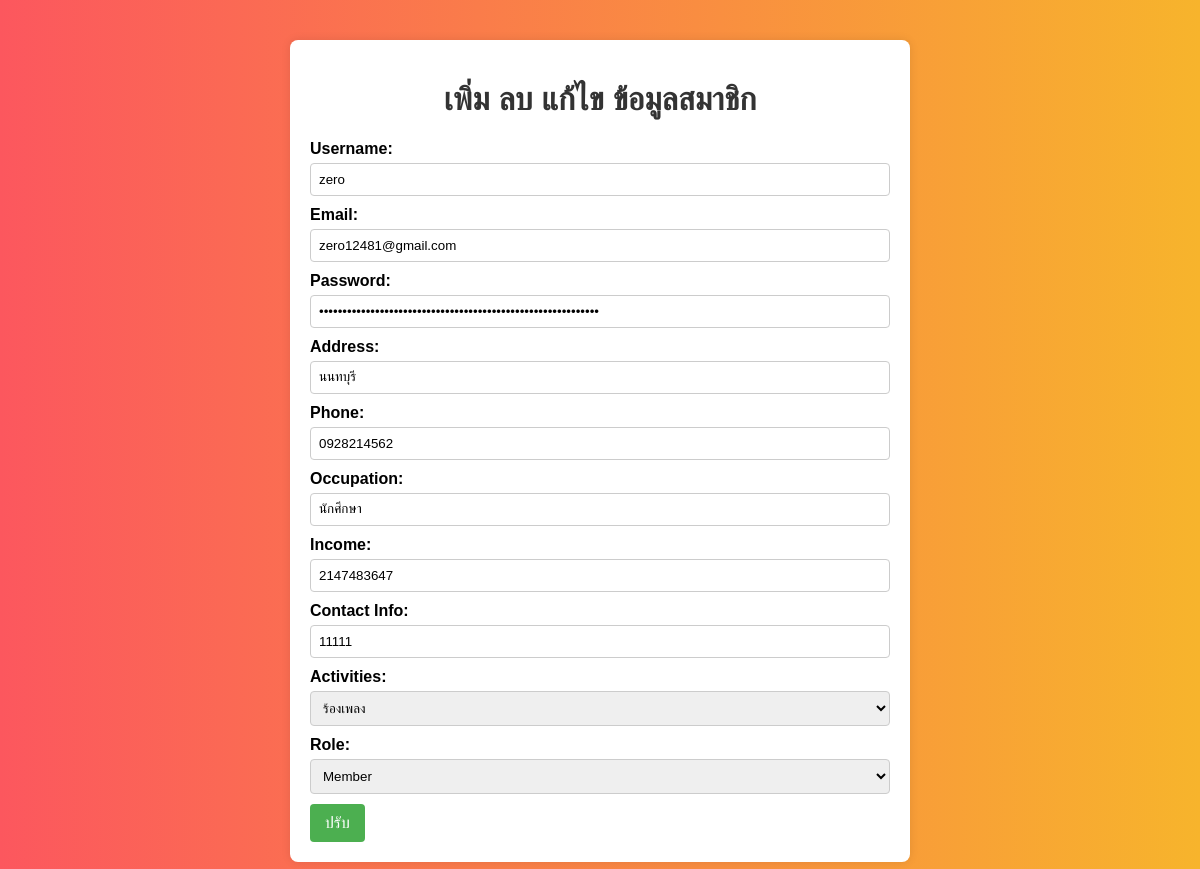
Screenshot of /edit_member.php?id=2 (signed in) with the database file from the repository.
### tables this page shows
CREATE TABLE `account` (
  `id` int(11) NOT NULL,
  `email` varchar(50) DEFAULT NULL,
  `username` varchar(255) NOT NULL,
  `password` varchar(255) NOT NULL,
  `address` text NOT NULL,
  `phone` varchar(15) NOT NULL,
  `occupation` varchar(100) NOT NULL,
  `income` int(11) NOT NULL,
  `contact_info` text DEFAULT NULL,
  `activities` text DEFAULT NULL,
  `profile_image` varchar(255) DEFAULT NULL,
  `role` varchar(20) DEFAULT NULL,
  `name` varchar(255) DEFAULT NULL,
  `created_at` timestamp NOT NULL DEFAULT current_timestamp(),
  `updated_at` timestamp NOT NULL DEFAULT current_timestamp() ON UPDATE current_timestamp()
);

### edit_member.php (the view, shortened to what this page needs)
<?php
include 'connect.php';
if (isset($_GET['id'])) {
    $id = $_GET['id'];
    $sql = "SELECT * FROM account WHERE id = ?";
    $stmt = $conn->prepare($sql);
    $stmt->bind_param("i", $id);
    $stmt->execute();
    $result = $stmt->get_result();
    if ($result->num_rows > 0) {
        $member = $result->fetch_assoc();
    } else {
        $member = [];
        echo "<script>alert('ไม่พบสมาชิก'); window.location.href='manage_members.php';</script>";
    }
} else {
    header("Location: manage_members.php");
    exit();
}
?>
<!DOCTYPE html>
<html>
<head>
</head>
<body>
    <form method="post">
        <h1>เพิ่ม ลบ แก้ไข ข้อมูลสมาชิก</h1>
        <?php if (isset($member)): ?>
            <label for="username">Username:</label>
            <input type="text" id="username" name="username" value="<?php echo htmlspecialchars($member['username'] ?? ''); ?>"><br>
            <label for="email">Email:</label>
            <input type="email" id="email" name="email" value="<?php echo htmlspecialchars($member['email'] ?? ''); ?>"><br>
            <label for="password">Password:</label>
            <input type="password" id="password" name="password" value="<?php echo htmlspecialchars($member['password'] ?? ''); ?>"><br>
            <label for="address">Address:</label>
            <input type="text" id="address" name="address" value="<?php echo htmlspecialchars($member['address'] ?? ''); ?>"><br>
            <label for="phone">Phone:</label>
            <input type="text" id="phone" name="phone" value="<?php echo htmlspecialchars($member['phone'] ?? ''); ?>"><br>
            <label for="occupation">Occupation:</label>
            <input type="text" id="occupation" name="occupation" value="<?php echo htmlspecialchars($member['occupation'] ?? ''); ?>"><br>
            <label for="income">Income:</label>
            <input type="text" id="income" name="income" value="<?php echo htmlspecialchars($member['income'] ?? ''); ?>"><br>
            <label for="contact_info">Contact Info:</label>
            <input type="text" id="contact_info" name="contact_info" value="<?php echo htmlspecialchars($member['contact_info'] ?? ''); ?>"><br>
            <label for="activities">Activities:</label>
            <select id="activities" name="activities">
                <option value="ร้องเพลง" <?php if (($member['activities'] ?? '') == 'ร้องเพลง') echo 'selected'; ?>>ร้องเพลง</option>
            </select><br>
            <label for="role">Role:</label>
            <select id="role" name="role">
                <option value="member" <?php if (($member['role'] ?? '') == 'member') echo 'selected'; ?>>Member</option>
            </select><br>
            <button type="submit" name="update"> ปรับ </button>
        <?php else: ?>
            <p>ไม่พบข้อมูลสมาชิก</p>
        <?php endif; ?>
    </form>
</body>
</html>

### edit_member.php (style rules this page uses)
body { font-family: Arial, sans-serif; background: linear-gradient(to right, #FC575E, #F7B42C); margin: 0; padding: 20px; min-height: 100vh; display: flex; justify-content: center; align-items: center; }
h1 { text-align: center; color: #333; }
form { width: 50%; margin: 20px auto; background-color: #fff; padding: 20px; border-radius: 8px; box-shadow: 0 0 10px rgba(0, 0, 0, 0.1); }
label { display: block; margin-bottom: 5px; font-weight: bold; }
input[type="text"], input[type="email"], input[type="password"], select { width: 100%; padding: 8px; margin-bottom: 10px; border: 1px solid #ccc; border-radius: 4px; box-sizing: border-box; }
button { background-color: #4CAF50; color: white; padding: 10px 15px; border: none; border-radius: 4px; cursor: pointer; font-size: 16px; }

### rows the page displays
account: username "zero", email "zero12481@gmail.com", address "นนทบุรี", phone "0928214562", occupation "นักศึกษา", income "2147483647", contact_info "11111", activities "ร้องเพลง", role "Member"
